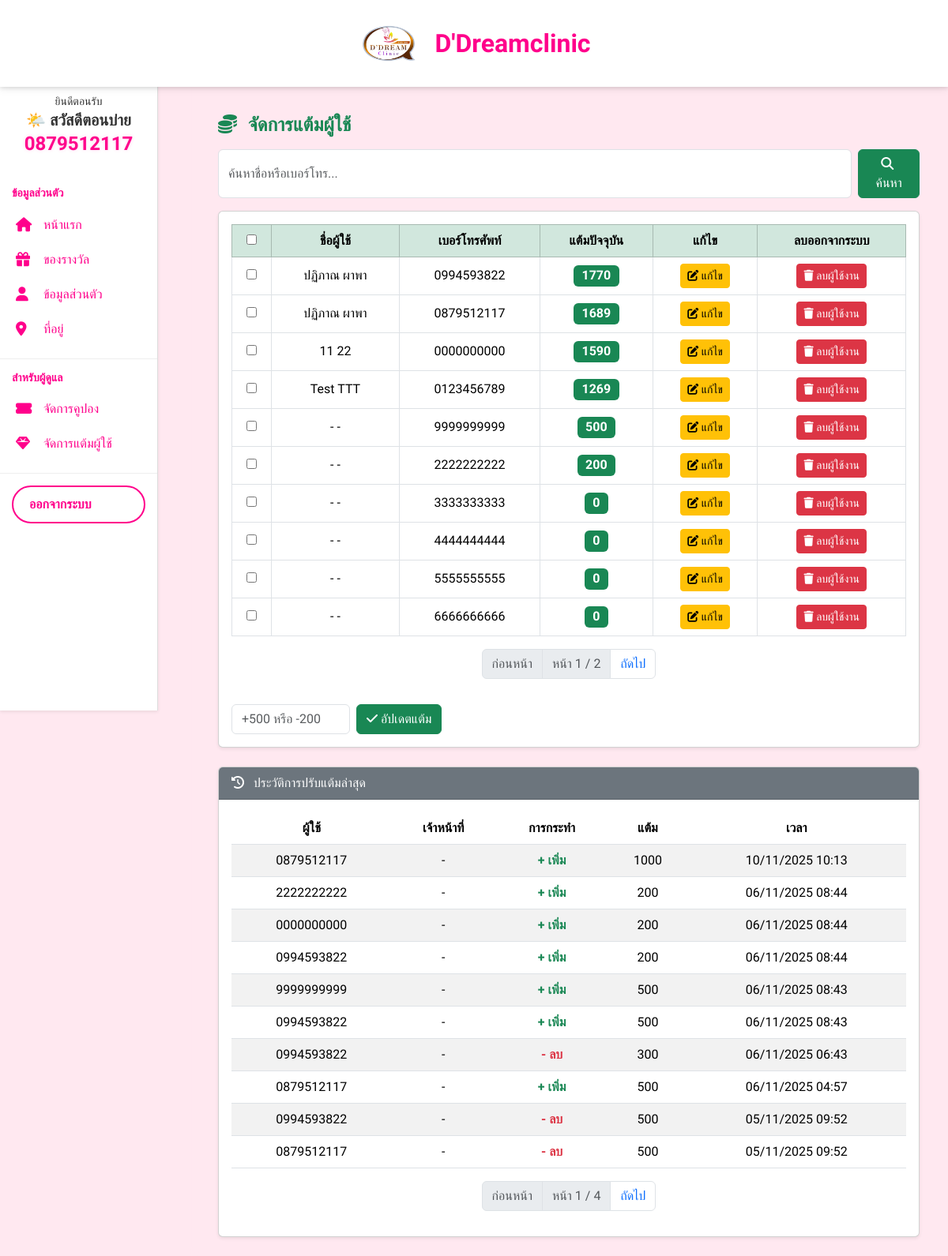
Page /account/adminpanel/points/ (signed in) on the earlier database version.
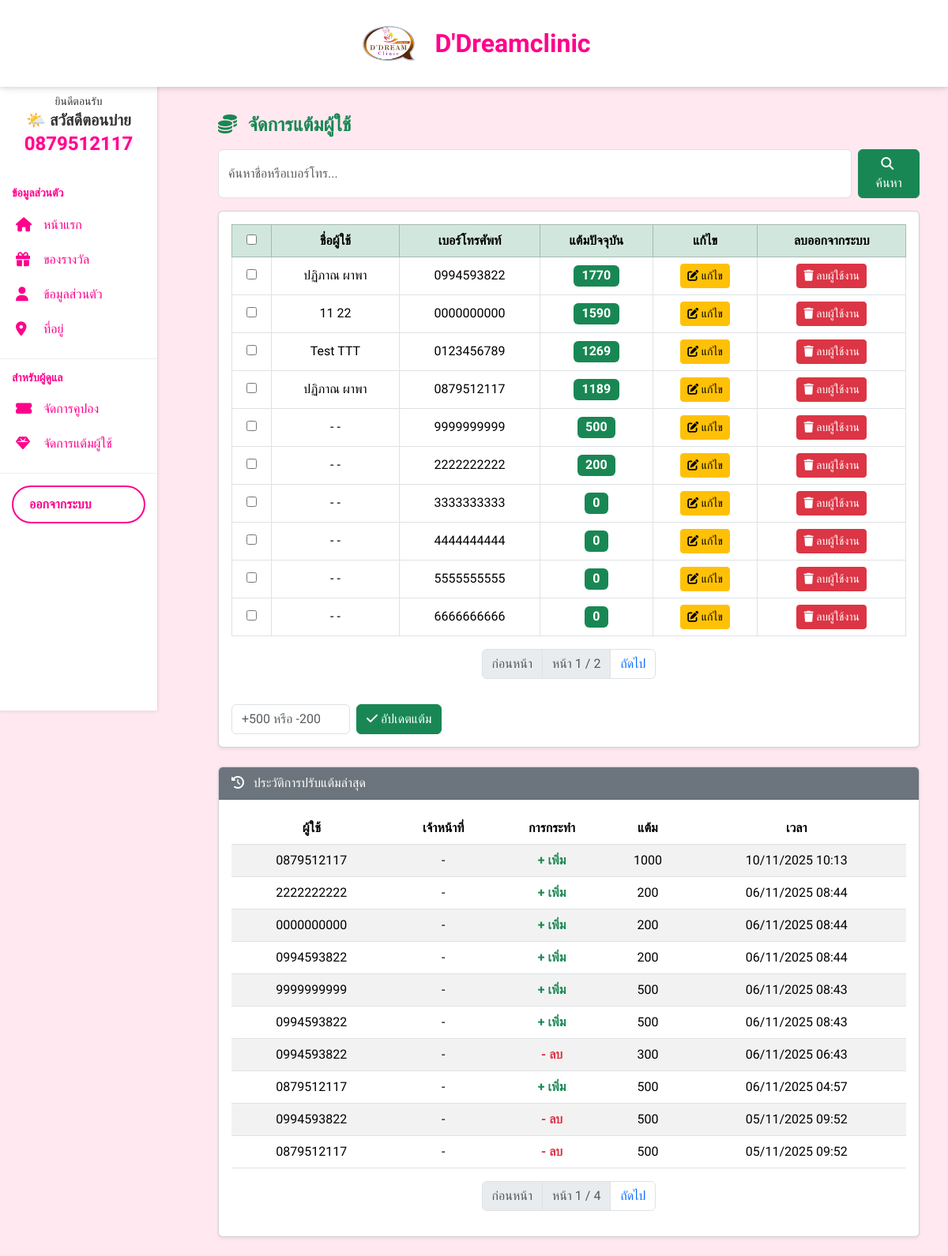
Same page on the later database version.
### account/models.py (models this page shows, shortened)
class Profile(models.Model):
    TITLE_CHOICES = [
        ('นาย', 'นาย'),
        ('นาง', 'นาง'),
        ('นางสาว', 'นางสาว'),
        ('อื่นๆ', 'อื่นๆ'),
    ]
    GENDER_CHOICES = [
        ('ชาย', 'ชาย'),
        ('หญิง', 'หญิง'),
        ('อื่นๆ', 'อื่นๆ'),
    ]
    user = models.OneToOneField(User, on_delete=models.CASCADE)
    title = models.CharField(max_length=20, choices=TITLE_CHOICES, blank=True)
    gender = models.CharField(max_length=10, choices=GENDER_CHOICES, blank=True)
    phone = models.IntegerField(blank=True, null=True)
    points = models.PositiveIntegerField(default=0)
    house_no = models.CharField(max_length=50, blank=True)
    moo = models.CharField(max_length=10, blank=True)
    street = models.CharField(max_length=100, blank=True)
    subdistrict = models.CharField(max_length=100, blank=True)  # แขวง/ตำบล
    district = models.CharField(max_length=100, blank=True)     # เขต/อำเภอ
    province = models.CharField(max_length=100, blank=True)
    postal_code = models.CharField(max_length=10, blank=True)

class User(AbstractUser):
    phone = models.CharField(max_length=10, unique=True)
    username = models.CharField(max_length=150, blank=True, null=True)
    USERNAME_FIELD = 'phone'
    REQUIRED_FIELDS = []

class PointTransaction(models.Model):
    ACTION_CHOICES = [
        ('add', 'เพิ่มแต้ม'),
        ('subtract', 'ลบแต้ม'),
    ]
    staff = models.ForeignKey(settings.AUTH_USER_MODEL, on_delete=models.SET_NULL, null=True, related_name='transactions_made')
    user = models.ForeignKey(settings.AUTH_USER_MODEL, on_delete=models.CASCADE, related_name='transactions_received')
    action = models.CharField(max_length=10, choices=ACTION_CHOICES)
    points = models.IntegerField()
    created_at = models.DateTimeField(auto_now_add=True)

### account/views.py (the view, shortened to what this page needs)
# urls.py: path('adminpanel/points/', views.staff_manage_points, name='adminpanel_manage_points'),
@staff_member_required
def staff_manage_points(request):
    query = request.GET.get("q", "")
    profiles = Profile.objects.select_related("user").order_by("-points")
    if query:
        profiles = profiles.filter(
            Q(user__first_name__icontains=query)
            | Q(user__last_name__icontains=query)
            | Q(user__phone__icontains=query)
        )
    user_paginator = Paginator(profiles, 10)
    user_page_number = request.GET.get("user_page")
    profiles_page = user_paginator.get_page(user_page_number)
    history_qs = PointTransaction.objects.select_related("staff", "user").order_by("-created_at")
    history_paginator = Paginator(history_qs, 10)
    history_page_number = request.GET.get("history_page")
    history_page = history_paginator.get_page(history_page_number)
    context = {
        "profiles": profiles_page,
        "query": query,
        "history": history_page,
    }
    return render(request, "staff/staff_manage_points.html", context)

### templates/staff/staff_manage_points.html (shortened to what the changed rows need)
{% extends 'base/base.html' %}
{% block content %}
<div class="container">
  <form method="post">
    <div class="card shadow-sm mb-4">
      <div class="card-body">
        <table class="table table-hover table-bordered align-middle text-center">
          <thead class="table-success">
            <tr>
              <th><input type="checkbox" id="select-all"></th>
              <th>ชื่อผู้ใช้</th>
              <th>เบอร์โทรศัพท์</th>
              <th>แต้มปัจจุบัน</th>
              <th>แก้ไข</th>
              <th>ลบออกจากระบบ</th>
            </tr>
          </thead>
          <tbody>
            {% for p in profiles %}
            <tr>
              <td><input type="checkbox" name="selected_users" value="{{ p.user.id }}"></td>
              <td>{{ p.user.first_name|default:"-" }} {{ p.user.last_name|default:"-" }}</td>
              <td>{{ p.user.phone }}</td>
              <td><span class="badge bg-success fs-6">{{ p.points }}</span></td>
              <td>
                <a href="{% url 'account:edit_user' p.user.id %}" class="btn btn-warning btn-sm">
                  <i class="fa fa-edit"></i> แก้ไข
                </a>
              </td>
              <td>
                <a href="{% url 'account:delete_user' p.user.id %}" class="btn btn-danger btn-sm"
                  onclick="return confirm('แน่ใจว่าต้องการลบผู้ใช้นี้?');">
                  <i class="fa fa-trash"></i> ลบผู้ใช้งาน
                </a>
              </td>
            </tr>
            {% empty %}
            <tr><td colspan="6" class="text-muted">ยังไม่มีข้อมูลผู้ใช้</td></tr>
            {% endfor %}
          </tbody>
        </table>
      </div>
    </div>
  </form>
  <div class="card shadow-sm">
    <div class="card-body">
      <table class="table table-striped text-center align-middle">
        <thead>
          <tr>
            <th>ผู้ใช้</th>
            <th>เจ้าหน้าที่</th>
            <th>การกระทำ</th>
            <th>แต้ม</th>
            <th>เวลา</th>
          </tr>
        </thead>
        <tbody>
          {% for h in history %}
          <tr>
            <td>{{ h.user.phone }}</td>
            <td>{{ h.staff.username|default:"-" }}</td>
            <td>
              {% if h.action == 'add' %}
              <span class="text-success fw-bold">+ เพิ่ม</span>
              {% else %}
              <span class="text-danger fw-bold">- ลบ</span>
              {% endif %}
            </td>
            <td>{{ h.points }}</td>
            <td>{{ h.created_at|date:"d/m/Y H:i" }}</td>
          </tr>
          {% empty %}
          <tr><td colspan="5" class="text-muted">ยังไม่มีประวัติการปรับแต้ม</td></tr>
          {% endfor %}
        </tbody>
      </table>
    </div>
  </div>
</div>
{% endblock %}

Differences in the rows shown:
changed Profile (number 4 of 10 on the later page): points "1689" → "1189"; moves down the list
